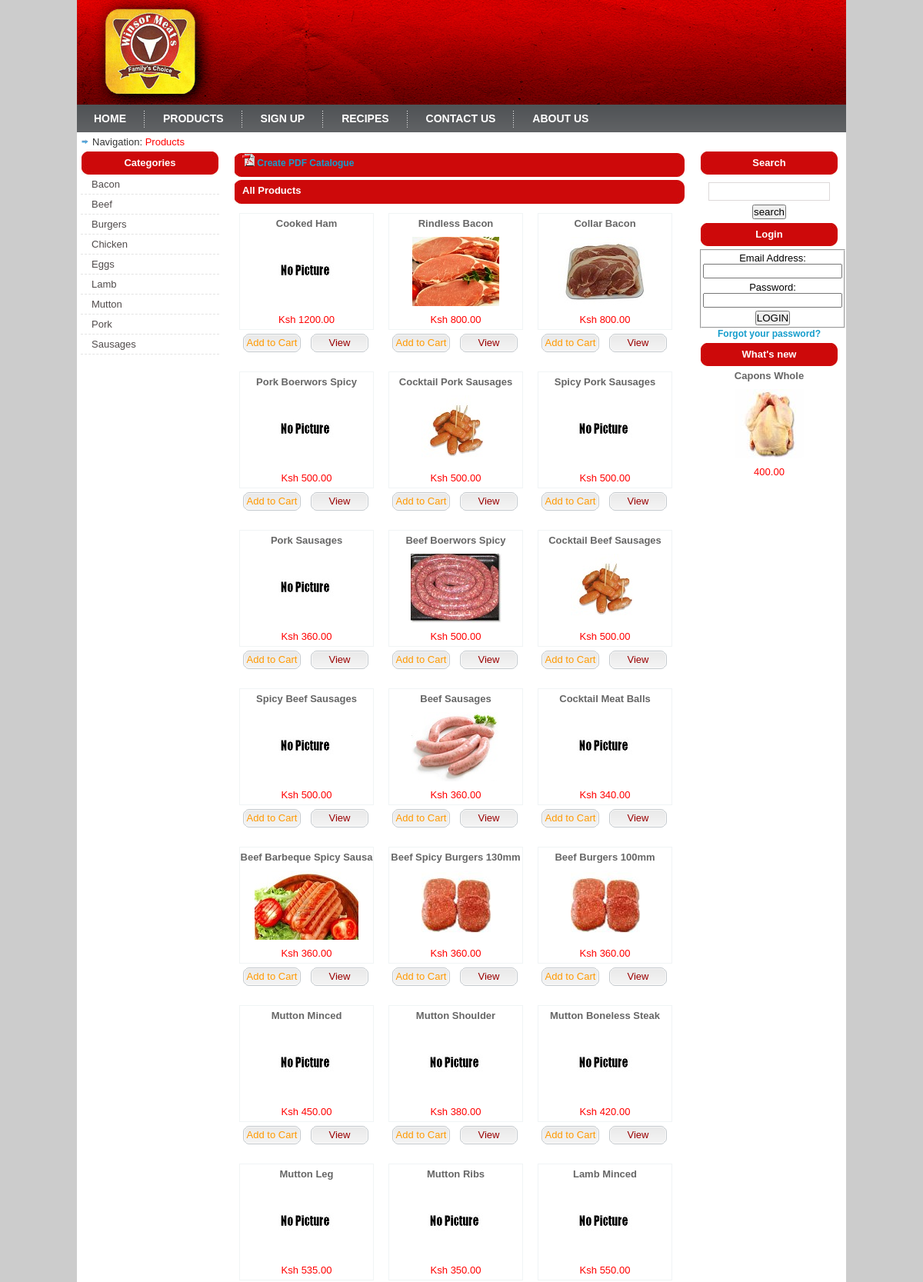
Page /products1.php (upper part) on the committed database.
### tables this page shows
CREATE TABLE IF NOT EXISTS `category` (
  `CatID` int(11) NOT NULL auto_increment,
  `CatName` varchar(25) NOT NULL,
  `CatDescription` varchar(100) NOT NULL,
  PRIMARY KEY  (`CatID`)
);

CREATE TABLE IF NOT EXISTS `products` (
  `ProductID` int(11) NOT NULL auto_increment,
  `ProdName` varchar(50) NOT NULL,
  `CatID` int(11) NOT NULL,
  `ProdPrice` float(10,2) default NULL,
  `ProdDescription` text,
  `ProdPhoto` varchar(50) default NULL,
  `ProdThumb` varchar(50) default NULL,
  `ProdSize` varchar(25) default NULL,
  `ProdQty` int(11) default NULL,
  `ProdAvailable` bit(1) NOT NULL,
  PRIMARY KEY  (`ProductID`)
);

### products1.php (the view, shortened to what this page needs)
<?php
	require('header.php');
	$page_id='Products';
?>
    <div class="crumb_navigation">
    Navigation: <span class="current"> <?php echo($page_id); ?></span>
    </div>
  <?php
	include("left_content.php");
	?>
   <div class="center_content">
   <div class="center_title_bar"><span class="blue"><a href="pdf.php" title="PDF Catalogue" target="_blank"> <img src="images/pdf.gif"> Create PDF Catalogue</a></span></div>
   	<div class="center_title_bar">All Products</div>
    <?php
    $res = mysql_query ( "SELECT * FROM products ORDER BY ProductID DESC");
	$num_products = mysql_num_rows($res);
	$i = 0;
	while($i < $num_products) {
	$id 	 = mysql_result($res,$i,"ProductID");
	$title = mysql_result($res,$i,"ProdName");
	$price  = mysql_result($res,$i,"ProdPrice");
	$photo = mysql_result($res,$i,"ProdPhoto");
	if ($photo=="") $photo="nothumb.jpg";
	echo('<div class="prod_box">
        	<div class="top_prod_box"></div>
            <div class="center_prod_box">
                 <div class="product_title"><a href="view_product.php?id='.$id.'&productname='.$title.'" title="'.$title.'">'.$title.'</a></div>
                 <div class="product_img"><a href="view_product.php?id='.$id.'&productname='.$title.'" title="'.$title.'"><img id="img" src="uploaded/'.$photo.'" alt="" border="0" /></a></div>
              <div class="prod_price"><span class="price"> Ksh '.$price.'</span></div>
            </div>
            <div class="bottom_prod_box"></div>
            <div class="prod_details_tab">
            <a href="view_product.php?id='.$id.'&productname='.$title.'" class="prod_details" title="View Product">View</a>
			<a href="add_cart.php?id='.$id.'" class="prod_buy" title="Add to Cart">Add to Cart</a>
            </div>
        </div>');
		$i++;
		}
    ?>
   </div>
   <?php
	include("right_content.php");
	?>
   </div>
<?php
	require("footer.php");
?>

### left_content.php
 <div class="left_content">
  <div class="title_box">Categories</div>
      <ul class="left_menu">
      <?php
	$result = mysql_query ( 'SELECT * FROM category ORDER BY CatName');
	$num_cat = mysql_num_rows($result);
	$i = 0;
	$cats_to_show = 12;
	while($i < $num_cat && $i < $cats_to_show) {
		$cat_id =	mysql_result($result,$i,'CatID');
		$cat_name = mysql_result($result,$i,'CatName');
		echo('<li class="odd"><a href="view_category.php?cat_id='.$cat_id.'&cat_name='.$cat_name.'">'.$cat_name.'</a></li>');
	$i++;
	}
?>
      </ul>
   <div class="banner_adds"></div>
 </div>

### right_content.php (shortened to what this page needs)
  <div class="right_content">
  <div class="title_box">Search</div>
      	  <div class="border_box">
         <form method="post" action="search_products.php">
         <input type="text" name="search" class="newsletter_input" />
         <input type="submit"  value="search"/>
          </form>
     </div>
  <?php
  	if(!isset($_SESSION['WINSOR_LOGGED_IN']))
{
 	?>
  <div class="title_box"><?php
 if ($login_error==1) { print 'Login </div>
  <div class="border_box">
<div class="loginform">
           <form method="post" action="login.php">
             <p><input type="hidden" name="rememberme" value="0" /></p>
             <fieldset>
		  	<p id="error">Login Error: User not found!</p>
               <p><label for="username_2" class="top">Email Address:</label><br />
                 <input type="text" name="username" id="username" tabindex="1" class="field" value="" /></p>
   	        <p><label for="password" class="top">Password:</label><br />
                 <input type="password" name="password" id="password" tabindex="2" class="field" value="" /></p>
   	        <p><input type="submit" name="cmdweblogin" class="button" value="LOGIN"  /></p>
          </fieldset>
           </form>
       </div>
	<span class="blue"><a href="forgtpwd.php">Forgot your password?</a></span>
     </div>';
 } else  if ($login_error==2) { print 'Login </div>
  <div class="border_box">
<div class="loginform">
           <form method="post" action="login.php">
             <p><input type="hidden" name="rememberme" value="0" /></p>
             <fieldset>
		  	<p id="error">Login Error: Please activate your account from the email sent to you!</p>
               <p><label for="username_2" class="top">Email Address:</label><br />
                 <input type="text" name="username" id="username" tabindex="1" class="field" value="" /></p>
   	        <p><label for="password" class="top">Password:</label><br />
                 <input type="password" name="password" id="password" tabindex="2" class="field" value="" /></p>
   	        <p><input type="submit" name="cmdweblogin" class="button" value="LOGIN"  /></p>
          </fieldset>
           </form>
       </div>
	<span class="blue"><a href="forgtpwd.php">Forgot your password?</a></span>
     </div>';
 }else
  print 'Login </div>
  <div class="border_box">
<div class="loginform">
           <form method="post" action="login.php">
             <p><input type="hidden" name="rememberme" value="0" /></p>
             <fieldset>
               <p><label for="username_2" class="top">Email Address:</label><br />
                 <input type="text" name="username" id="username" tabindex="1" class="field" value="" /></p>
   	        <p><label for="password" class="top">Password:</label><br />
                 <input type="password" name="password" id="password" tabindex="2" class="field" value="" /></p>
   	        <p><input type="submit" name="cmdweblogin" class="button" value="LOGIN"  /></p>
          </fieldset>
           </form>
       </div>
	<span class="blue"><a href="forgtpwd.php">Forgot your password?</a></span>
     </div>'; }  ?>
   <div class="title_box">What's new</div>
    <div class="border_box">
    <?php
   $res = mysql_query ( "SELECT * FROM products ORDER BY ProductID");
$i = 0;
while($i < 1) {
$id 	 = mysql_result($res,$i,"ProductID");
$title = mysql_result($res,$i,"ProdName");
$price  = mysql_result($res,$i,"ProdPrice");
$photo = mysql_result($res,$i,"ProdPhoto");
$i++;
} ?>
        <div class="product_title"><? echo($title); ?></div>
        <div class="product_img"><a href="view_product.php?id=<? echo($id); ?>&productname=<? echo($title); ?>"><img id="img" src="uploaded/<? echo($photo); ?>" alt="" title="" border="0" /></a></div>
        <div class="prod_price"><span class="price"><? echo($price); ?></span></div>
    </div>
    <div class="banner_adds"></div>
  </div>

### css/style.css (style rules this page uses)
body { background-color:#CCC; padding:0; font-family:"Trebuchet MS", Arial, sans-serif; font-size:13px; margin:0px auto auto auto; color:#000; }
p { padding:2px; margin:0px; }
.crumb_navigation { width:980px; height:15px; padding:5px 10px 0 20px; color:#333333; background:url(../images/navbullet.png) no-repeat left; background-position:5px 8px; }
span.current { color:#F00; }
.left_content { width:180px; float:left; padding:0 0 0 5px; }
.title_box { width:180px; height:30px; margin:5px 0 0 0; background:url(../images/menutitle.jpg) no-repeat center; text-align:center; font-size:13px; font-weight:bold; color:#FFF; line-height:30px; }
ul.left_menu { width:180px; padding:0px; margin:0px; list-style:none; }
ul.left_menu li { margin:0px; list-style:none; }
ul.left_menu li.odd a { width:166px;height:25px;display:block; border-bottom:1px #e4e4e4 dashed; text-decoration:none;color:#504b4b;padding:0 0 0 14px; line-height:25px; }
.border_box { width:180px; height:auto; text-align:center; background:url(../images/box_bottom_bg.gif) no-repeat center bottom; }
.product_title { color:#666; padding:5px 0 5px 0; font-weight:bold; }
.product_title a { text-decoration:none; color:#666; padding:5px 0 5px 0; font-weight:bold; }
.product_img { padding:5px 0 5px 0; }
.prod_price { padding:5px 0 5px 0; }
span.price { color: #F00; }
input.newsletter_input { width:150px; height:16px; border:1px #ddd9d9 solid; margin:10px 0 5px 0; font-size:12px; padding:3px; color:#000000; }
.banner_adds { width:180px; text-align:center; padding:10px 0 10px 0; }
.center_content { width:600px; float:left; padding:5px 10px 5px 15px; }
.center_title_bar { width:575px; height:35px; float:left; padding:0 0 0 10px; margin:0 0 0 5px; line-height:31px; font-size:13px; color:#FFF; font-weight:bold; background:url(../images/bar_bg.jpg) no-repeat center; }
.right_content { width:180px; float:left; padding:0px; }
.prod_box { width:173px; height:auto; float:left; padding:10px 10px 10px 11px; }
.center_prod_box { width:173px;height: auto;float:left; text-align:center;padding:0px; margin:0px; border:1px #F0F4F5 solid; }
.prod_details_tab { width:173px; height:31px; float:left; margin:3px 0 0 0; }
a.prod_details { width:75px; height:24px; display:block; float:right; background:url(../images/link_bg.gif) no-repeat center; margin:2px 5px 0 0; text-align:center; line-height:24px; text-decoration:none; color:#900; }
a.prod_buy { width:75px; height:24px; display:block; float:left; background:url(../images/link_bg.gif) no-repeat center; margin:2px 0 0 5px; text-align:center; line-height:24px; text-decoration:none; color: #F90; }
span.blue { color:#159DCC; font-weight:bold; font-size:12px; text-decoration:none; }
span a { color:#159DCC; text-decoration:none; }

### css/ThickBox.css (style rules this page uses)
* { padding: 0; margin: 0; }

### rows in the picture
category: CatName "Bacon"
category: CatName "Beef"
category: CatName "Burgers"
category: CatName "Chicken"
category: CatName "Eggs"
category: CatName "Lamb"
category: CatName "Mutton"
category: CatName "Pork"
category: CatName "Sausages"
products: ProdName "Cooked Ham", ProdPrice "1200.00"
products: ProdName "Rindless Bacon", ProdPhoto (picture), ProdPrice "800.00"
products: ProdName "Collar Bacon", ProdPhoto (picture), ProdPrice "800.00"
products: ProdName "Pork Boerwors Spicy", ProdPrice "500.00"
products: ProdName "Cocktail Pork Sausages", ProdPhoto (picture), ProdPrice "500.00"
products: ProdName "Spicy Pork Sausages", ProdPrice "500.00"
products: ProdName "Pork Sausages", ProdPrice "360.00"
products: ProdName "Beef Boerwors Spicy", ProdPhoto (picture), ProdPrice "500.00"
products: ProdName "Cocktail Beef Sausages", ProdPhoto (picture), ProdPrice "500.00"
products: ProdName "Spicy Beef Sausages", ProdPrice "500.00"
products: ProdName "Beef Sausages", ProdPhoto (picture), ProdPrice "360.00"
products: ProdName "Cocktail Meat Balls", ProdPrice "340.00"
products: ProdName "Beef Barbeque Spicy Sausa", ProdPhoto (picture), ProdPrice "360.00"
products: ProdName "Beef Spicy Burgers 130mm", ProdPhoto (picture), ProdPrice "360.00"
products: ProdName "Beef Burgers 100mm", ProdPhoto (picture), ProdPrice "360.00"
products: ProdName "Mutton Minced", ProdPrice "450.00"
products: ProdName "Mutton Shoulder", ProdPrice "380.00"
products: ProdName "Mutton Boneless Steak", ProdPrice "420.00"
products: ProdName "Mutton Leg", ProdPrice "535.00"
products: ProdName "Mutton Ribs", ProdPrice "350.00"
products: ProdName "Lamb Minced", ProdPrice "550.00"
products: ProdName "Capons Whole", ProdPhoto (picture), ProdPrice "400.00"

### other values in the picture
$page_id "Products"
